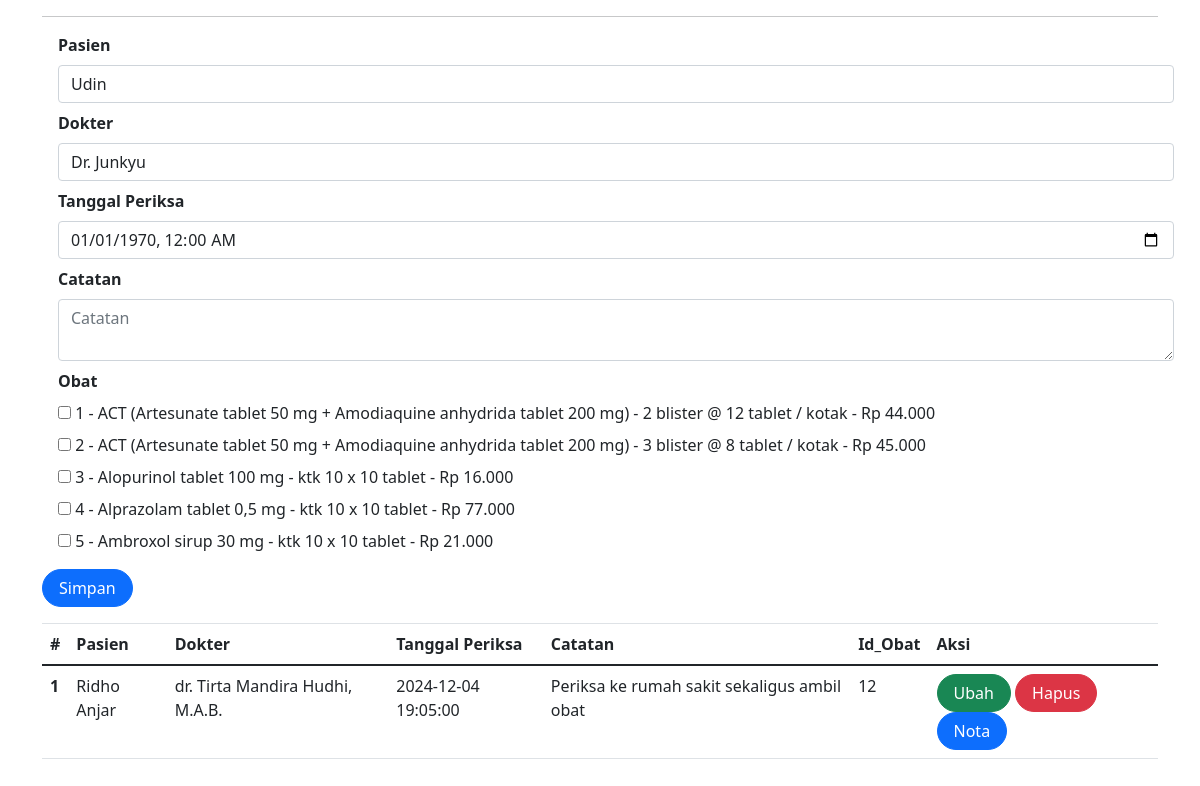
Page /periksa.php (signed in) on the committed database.
### tables this page shows
CREATE TABLE `obat` (
  `id` int(11) NOT NULL,
  `nama_obat` varchar(255) DEFAULT NULL,
  `kemasan` varchar(100) DEFAULT NULL,
  `harga` int(11) DEFAULT NULL
);

### periksa.php (the view, shortened to what this page needs)
<?php
include_once("koneksi.php");
?>
<!DOCTYPE html>
<html lang="en">
<head>
    <link rel="stylesheet" href="assets/css/bootstrap.css">
    <link href="https://cdn.jsdelivr.net/npm/bootstrap@5.0.2/dist/css/bootstrap.min.css"
    rel="stylesheet"
>
</head>
<body class="body">
<div class="container">
<hr>
<form class="form row" method="POST" action="" name="myForm" onsubmit="return(validate());">
    <?php
    $id_pasien = '';
    $tgl_periksa = '';
    $catatan = '';
    ?>
    <div class="form-group mx-sm-3 mb-2">
        <label for="inputPasien" class="form-label fw-bold">
            Pasien
        </label>
        <select class="form-control" name="id_pasien">
            <?php
            $selected = '';
            $pasien = mysqli_query($mysqli, "SELECT * FROM pasien");
            while ($data = mysqli_fetch_array($pasien)) {
                if ($data['id'] == $id_pasien) {
                    $selected = 'selected="selected"';
                } else {
                    $selected = '';
                }
            ?>
                <option value="<?php echo $data['id'] ?>" <?php echo $selected ?>><?php echo $data['nama'] ?></option>
            <?php
            }
            ?>
        </select>
    </div>
    <div class="form-group mx-sm-3 mb-2">
        <label for="inputDokter" class="form-label fw-bold">
            Dokter
        </label>
        <select class="form-control" name="id_dokter">
            <?php
            $selected = '';
            $dokter = mysqli_query($mysqli, "SELECT * FROM dokter");
            while ($data = mysqli_fetch_array($dokter)) {
                if ($data['id'] == $id_dokter) {
                    $selected = 'selected="selected"';
                } else {
                    $selected = '';
                }
            ?>
                <option value="<?php echo $data['id'] ?>" <?php echo $selected ?>><?php echo $data['nama'] ?></option>
            <?php
            }
            ?>
        </select>
    </div>
    <div class="form-group mx-sm-3 mb-2">
        <label for="inputTgl_periksa" class="form-label fw-bold">
            Tanggal Periksa
        </label>
        <input type="datetime-local" class="form-control" name="tgl_periksa" id="inputTgl_periksa" placeholder="tgl_periksa" value="<?php echo date('Y-m-d\TH:i', strtotime($tgl_periksa)); ?>">
    </div>
    <div class="form-group mx-sm-3 mb-2">
        <label for="inputCatatan" class="form-label fw-bold">
            Catatan
        </label>
        <textarea class="form-control" name="catatan" id="inputCatatan" placeholder="Catatan"><?php echo $catatan; ?></textarea>
    </div>
    <div class="form-group mx-sm-3 mb-2">
    <label for="inputObat" class="form-label fw-bold">
        Obat
    </label>
    <div class="checkbox-options">
        <?php
        $obat_query = mysqli_query($mysqli, "SELECT * FROM obat");
        $counter = 1;
        while ($obat_data = mysqli_fetch_array($obat_query)) {
            $checked = isset($_POST['obat']) && in_array($obat_data['id'], $_POST['obat']) ? 'checked' : '';
        ?>
            <label class="checkbox-label">
                <input type="checkbox" name="obat[]" value="<?php echo $obat_data['id'] ?>" <?php echo isset($checked) ? $checked : ''; ?>>
                <?php echo $counter++ . ' - ' . $obat_data['nama_obat'] . ' - ' . $obat_data['kemasan'] . ' - Rp ' . number_format($obat_data['harga'], 0, ',', '.') ?>
            </label><br>
        <?php
        }
        ?>
    </div>
</div>
    <div class="form-group">
        <button type="submit" class="btn btn-primary rounded-pill px-3" name="simpan">Simpan</button>
    </div>
</form>
<table class="table table-hover">
    <thead>
        <tr>
            <th scope="col">#</th>
            <th scope="col">Pasien</th>
            <th scope="col">Dokter</th>
            <th scope="col">Tanggal Periksa</th>
            <th scope="col">Catatan</th>
            <th scope="col">Id_Obat</th>
            <th scope="col">Aksi</th>
        </tr>
    </thead>
    <tbody>
        <?php
        $result = mysqli_query(
            $mysqli, "SELECT pr.*, d.nama as 'nama_dokter', p.nama as 'nama_pasien', o.nama_obat, o.kemasan, o.harga
            FROM periksa pr
            LEFT JOIN dokter d ON (pr.id_dokter = d.id)
            LEFT JOIN pasien p ON (pr.id_pasien = p.id)
            LEFT JOIN obat o ON (pr.id_obat = o.id) -- Add this line to join the obat table
            ORDER BY pr.tgl_periksa DESC;
            "
        );
        $no = 1;
        while ($data = mysqli_fetch_array($result)) {
        ?>
            <tr>
                <th scope="row"><?php echo $no++ ?></th>
                <td><?php echo $data['nama_pasien'] ?></td>
                <td><?php echo $data['nama_dokter'] ?></td>
                <td><?php echo $data['tgl_periksa'] ?></td>
                <td><?php echo $data['catatan'] ?></td>
                <td><?php echo $data['id_obat'] ?></td>
                <td>
                    <a class="btn btn-success rounded-pill px-3" href="index.php?page=periksa&id=<?php echo $data['id'] ?>">Ubah</a>
                    <a class="btn btn-danger rounded-pill px-3" href="index.php?page=periksa&id=<?php echo $data['id'] ?>&aksi=hapus">Hapus</a>
                    <a class="btn btn-primary rounded-pill px-3" href="nota.php?page=periksa&id_invoice=<?php echo $data['id'] ?>">Nota</a>
                </td>
            </tr>
        <?php
        }
        ?>
    </tbody>
</table>
</body>
</html>

### rows in the picture
obat: nama_obat "ACT (Artesunate tablet 50 mg + Amodiaquine anhydrida tablet 200 mg)", kemasan "2 blister @ 12 tablet / kotak", harga "44.000"
obat: nama_obat "ACT (Artesunate tablet 50 mg + Amodiaquine anhydrida tablet 200 mg)", kemasan "3 blister @ 8 tablet / kotak", harga "45.000"
obat: nama_obat "Alopurinol tablet 100 mg", kemasan "ktk 10 x 10 tablet", harga "16.000"
obat: nama_obat "Alprazolam tablet 0,5 mg", kemasan "ktk 10 x 10 tablet", harga "77.000"
obat: nama_obat "Ambroxol sirup 30 mg", kemasan "ktk 10 x 10 tablet", harga "21.000"

### other values in the picture
$data['nama_pasien'] "Ridho Anjar"
$data['nama_dokter'] "dr. Tirta Mandira Hudhi, M.A.B."
$data['tgl_periksa'] "2024-12-04 19:05:00"
$data['catatan'] "Periksa ke rumah sakit sekaligus ambil obat"
$data['id_obat'] "12"
form field id_pasien "Udin"
form field id_dokter "Dr. Junkyu"
